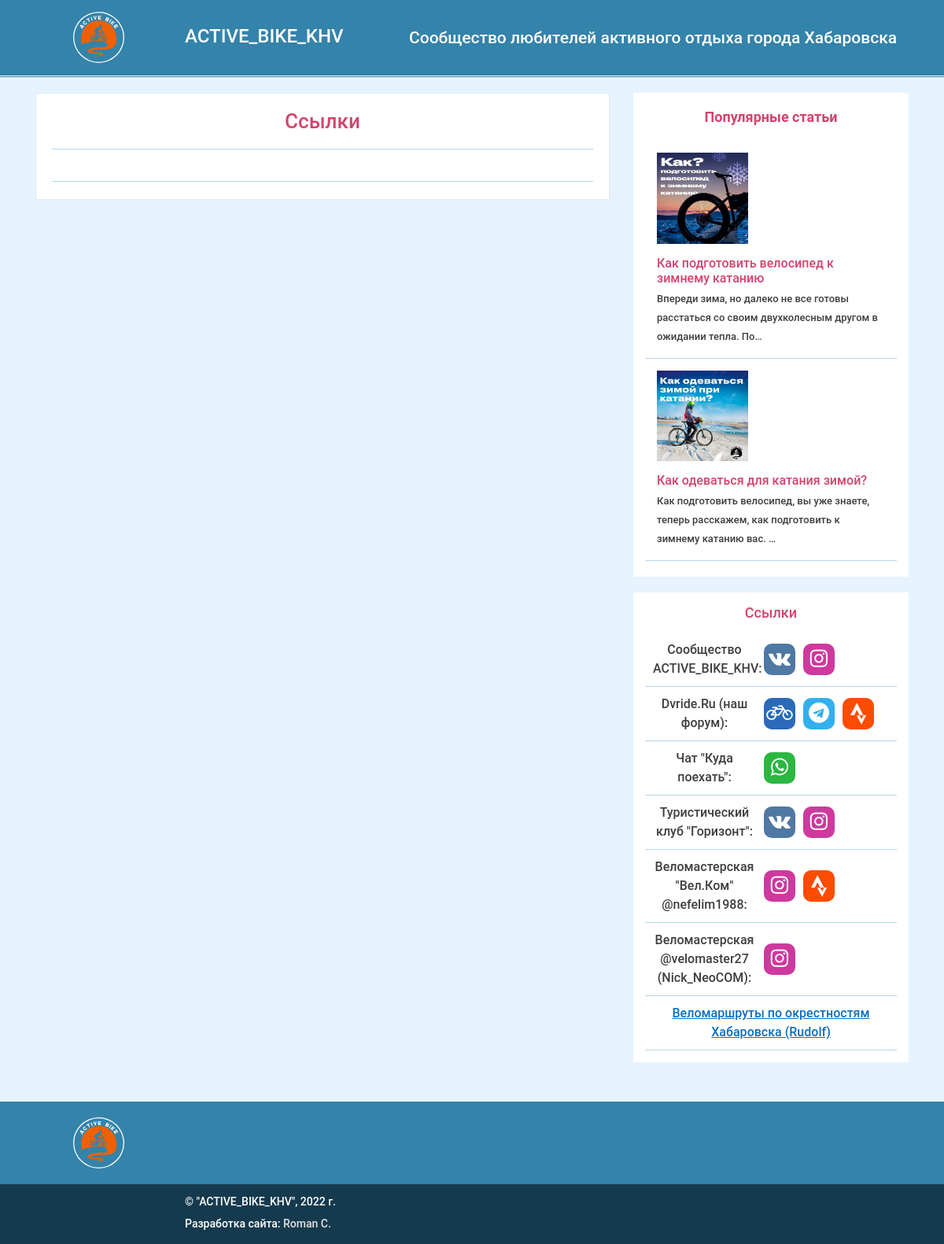
Before: /links/ with the older database file.
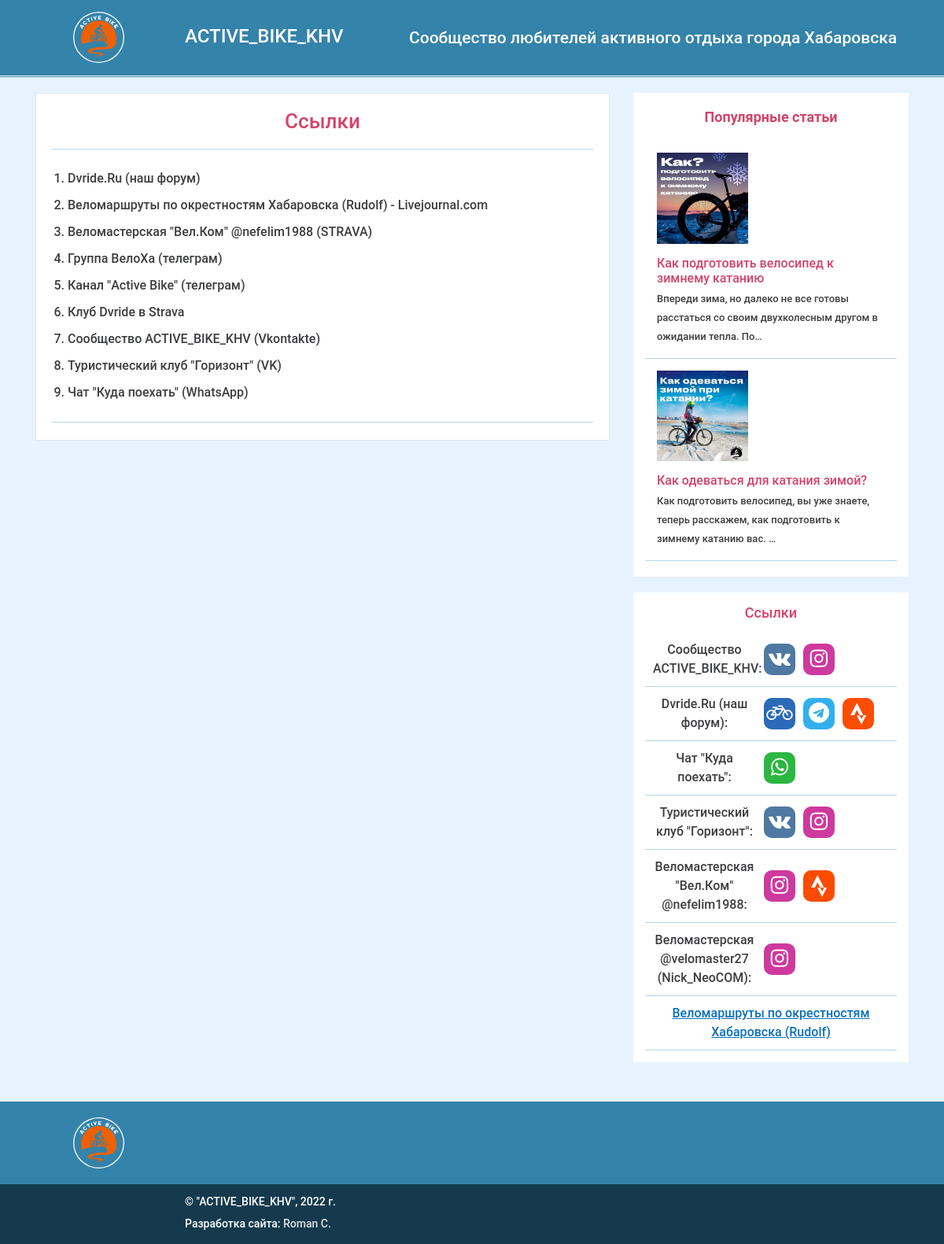
After: the same page with the newer database file.
### events/models.py (models this page shows, shortened)
class Article(models.Model):
    title = models.CharField(max_length=200)
    image = models.ImageField(
        'Картинка',
        upload_to='articles/',
        blank=True
    )
    text = models.TextField()
    author = models.ForeignKey(
        User,
        on_delete=models.CASCADE,
        related_name='articles'
    )
    tags = models.ManyToManyField(
        Tag,
        related_name='articles',
        verbose_name='Теги',
        blank=True,
    )
    date_pub = models.DateTimeField(auto_now_add=True)
    date_edit = models.DateTimeField(auto_now=True)
    class Meta:
        ordering = ['-date_pub']
        verbose_name = 'Статья'
        verbose_name_plural = 'Статьи'

class Link(models.Model):
    text = models.CharField(max_length=200)
    url = models.CharField(max_length=200)
    description = models.TextField(blank=True)
    date_pub = models.DateTimeField(auto_now_add=True)
    date_edit = models.DateTimeField(auto_now=True)
    class Meta:
        ordering = ['text']
        verbose_name = 'Ссылка'
        verbose_name_plural = 'Ссылки'

### events/views.py (the view)
# urls.py: path('links/', views.links_index, name='links_index'),
def links_index(request):
    template = 'links/index.html'
    links = Link.objects.all()
    context = {
        'links': links
    }
    return render(request, template, context)

### events/templatetags/sidebar.py (called while the page is built)
@register.inclusion_tag("includes/right_sidebar.html")
def show_sidebar():
  articles = Article.objects.all()
  return {'popular_articles': articles}

### templates/links/index.html (shortened to what this page needs)
{% extends 'base.html' %}
{% load static %}
{% load cache %}
{% load thumbnail %}
{% block title %}Ссылки - {% endblock %} {% block content %}
<h2 class="events__h2">
  <span class="events__h2_1">Ссылки</span>
</h2>
<div class="events__content">
  <ol type="1" class="links">
    {% for link in links %}
    <li class="links-item">
      <a href="{{ link.url }}" class="links-link">{{ link.text }}</a>
    </li>
    {% endfor %}
  </div>
{% endblock %}

### templates/includes/right_sidebar.html (shortened to what the changed rows need)
{% load thumbnail %}
<aside class="sidebar">
  <div class="top-articles">
    <h2 class="top-articles__title">Популярные статьи</h2>
    <ul class="top-articles-list">
      {% for article in popular_articles %}
        <li class="single-article">
          <a href="{% url 'events:article_detail' article.id %}" class="single-article__link">
            {% thumbnail article.image "200x200" crop="center" upscale=True as im %}
              <img src="{{ im.url }}" alt="{{ article.title }}" class="single-article__img">
            {% endthumbnail %}
            <h3 class="single-article__title">{{ article.title }}</h3>
            <p class="single-article__text">{{ article.text|truncatechars:100 }}</p>
          </a>
        </li>
      {% endfor %}
    </ul>
  </div>
  <div class="links-block">
    <h2 class="links-block__caption links-caption">Ссылки</h2>
  </div>
</aside>

Changed rows visible on the page:
added Link: text "Dvride.Ru (наш форум)"
added Link: text "Веломаршруты по окрестностям Хабаровска (Rudolf) - Livejournal.com"
added Link: text "Веломастерская \"Вел.Ком\" @nefelim1988 (STRAVA)"
added Link: text "Группа ВелоХа (телеграм)"
added Link: text "Канал \"Active Bike\" (телеграм)"
added Link: text "Клуб Dvride в Strava"
added Link: text "Сообщество ACTIVE_BIKE_KHV (Vkontakte)"
added Link: text "Туристический клуб \"Горизонт\" (VK)"
added Link: text "Чат \"Куда поехать\" (WhatsApp)"
